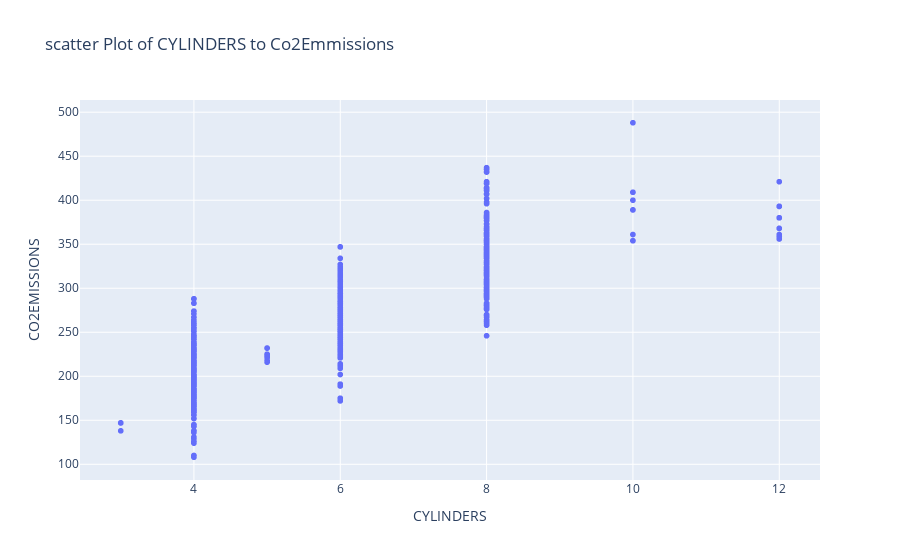

Notebook code for this chart:
### Code cell
# Plotting Scatter Plot Using Plotly Express
px.scatter(df, x='CYLINDERS', y='CO2EMISSIONS',
           title=' scatter Plot of CYLINDERS to Co2Emmissions')

### Figure 1 — Plotly figure (JSON) as saved in the notebook; plotly's stock layout.template omitted (floating-point values rounded to 4 significant figures; data arrays with more than 128 entries replaced by an {"elided": "..."} marker saying what was removed)
{"data": [{"hovertemplate": "CYLINDERS=%{x}<br>CO2EMISSIONS=%{y}<extra></extra>", "legendgroup": "", "marker": {"color": "#636efa", "symbol": "circle"}, "mode": "markers", "name": "", "showlegend": false, "type": "scattergl", "x": {"elided": "1067 int values"}, "xaxis": "x", "y": {"elided": "1067 int values"}, "yaxis": "y"}], "layout": {"legend": {"tracegroupgap": 0}, "title": {"text": " scatter Plot of CYLINDERS to Co2Emmissions"}, "xaxis": {"anchor": "y", "domain": [0, 1], "title": {"text": "CYLINDERS"}}, "yaxis": {"anchor": "x", "domain": [0, 1], "title": {"text": "CO2EMISSIONS"}}}}
